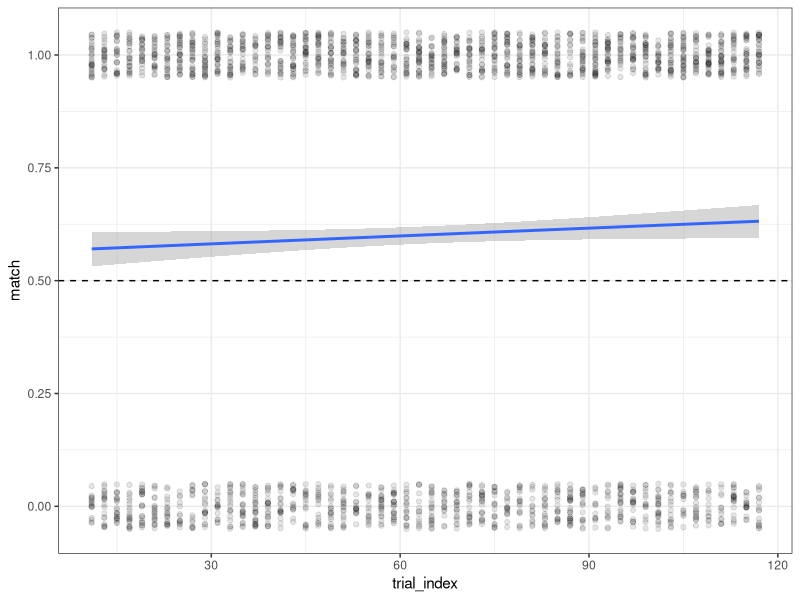
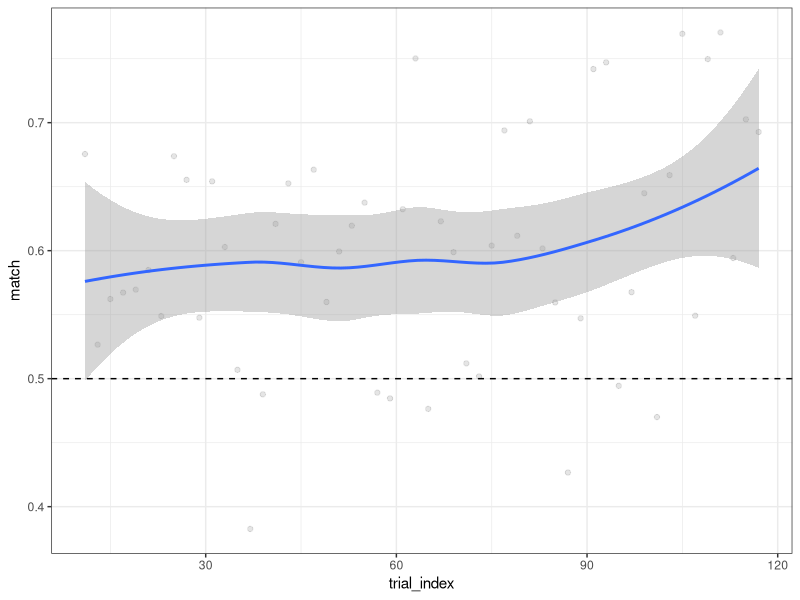
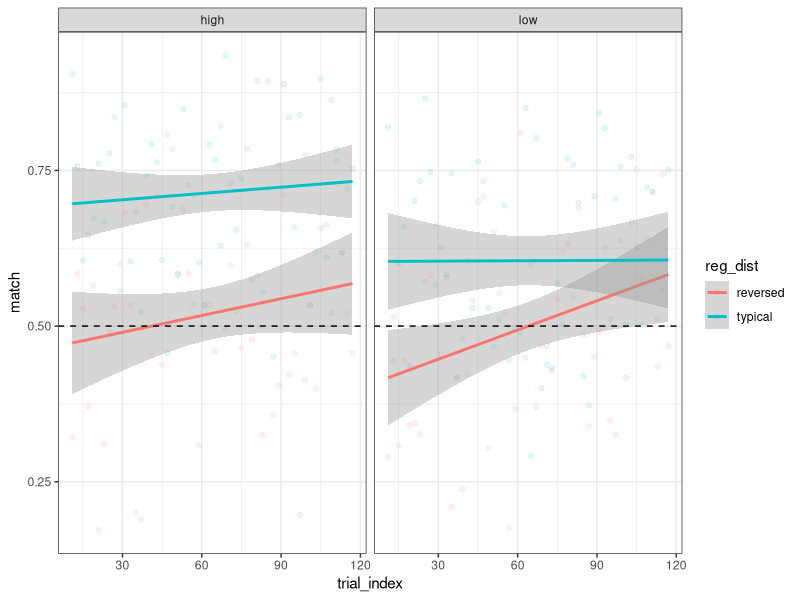
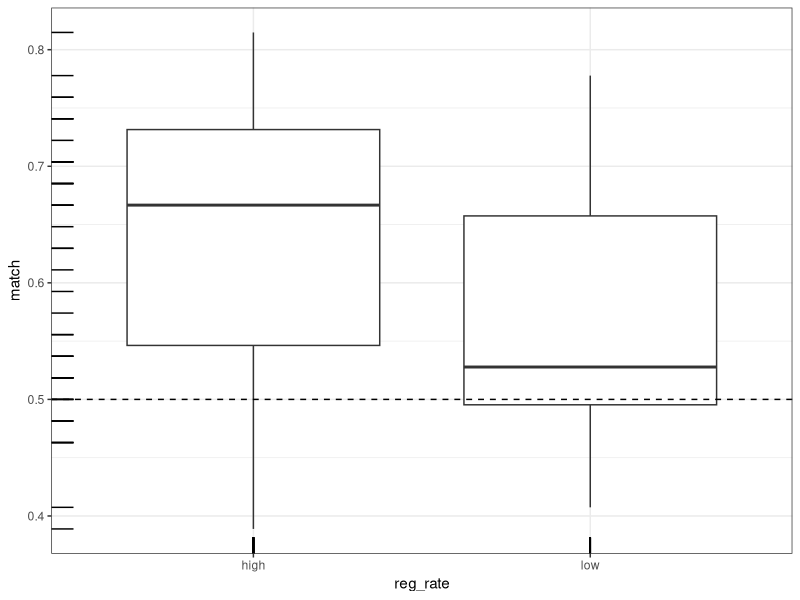
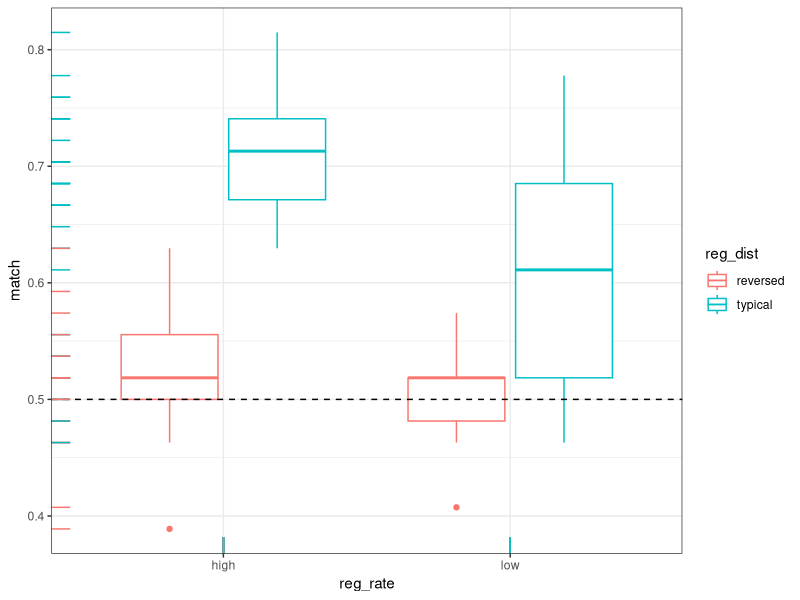
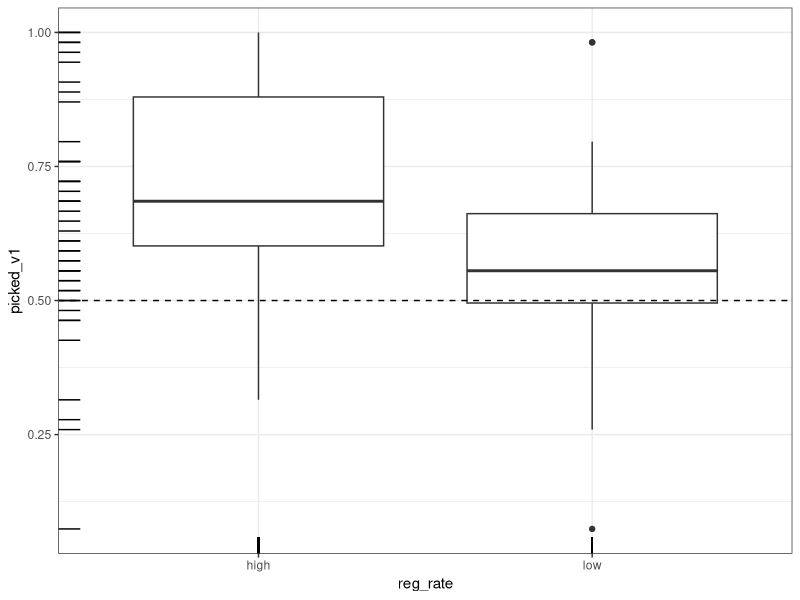
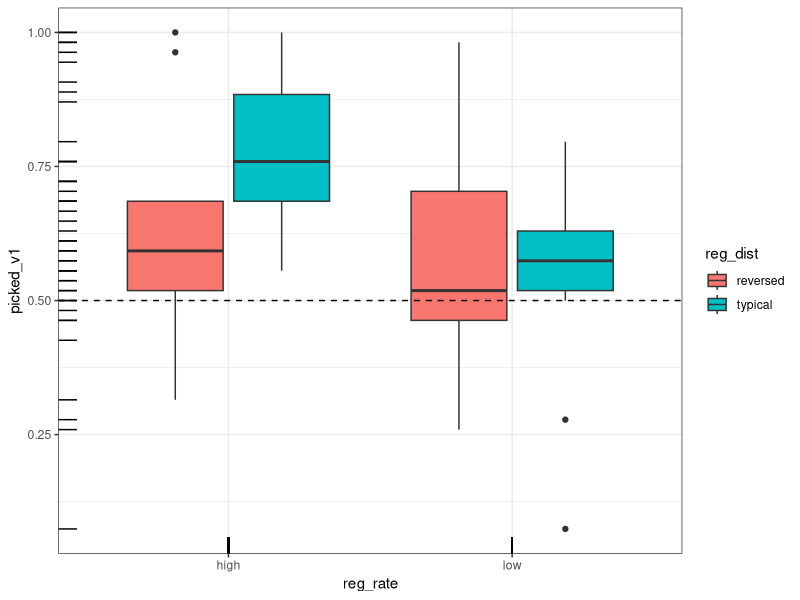
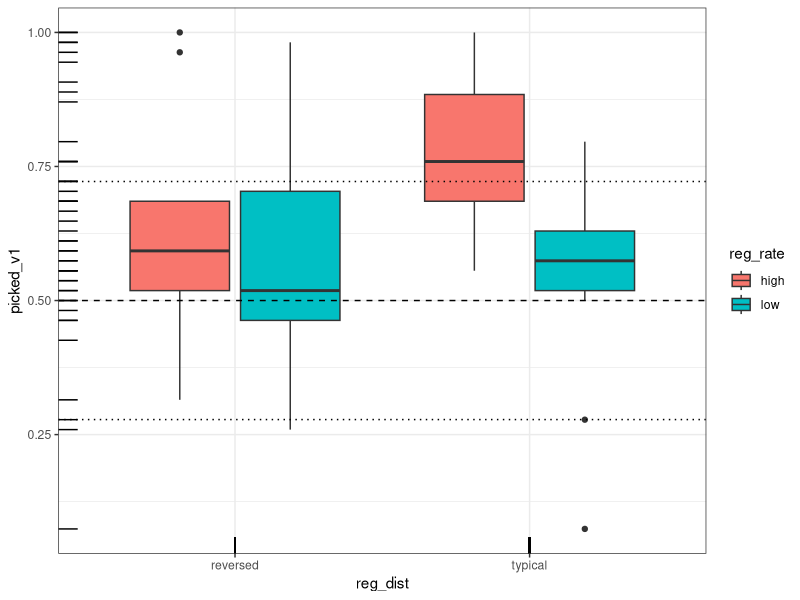

These figures' R source, in order:
setwd('~/Github/Racz2024/')
library(tidyverse)

d = read_tsv('exp_data/esp/esp_master.tsv')
b = read_tsv('exp_data/baseline/baseline_tidy_proc.tsv')  

# wrangling

d = b %>% 
  select(base,log_odds) %>% 
  rename(baseline_log_odds = log_odds) %>% 
  right_join(d)

posttest = d %>% 
  filter(trial_kind == 'posttest trial') %>% 
  mutate(
    reg_rate = fct_relevel(reg_rate, 'high'),
    reg_dist = fct_relevel(reg_dist, 'typical')
  )

#################################################
# esp

d %>% 
  filter(trial_kind == 'esp trial') %>%
  mutate(match = as.double(esp_match)) %>% 
  ggplot(aes(trial_index, match)) +
  geom_jitter(width = .01, height = .05, alpha = .1) +
  geom_smooth(method = glm, method.args= list(family="binomial")) +
  theme_bw() +
  geom_hline(yintercept = 0.5, lty = 2)

d %>% 
  filter(trial_kind == 'esp trial') %>%
  group_by(trial_index) %>% 
  summarise(match = mean(esp_match)) %>% 
  ggplot(aes(trial_index, match)) +
  geom_jitter(width = .01, height = .05, alpha = .1) +
  geom_smooth() +
  theme_bw() +
  geom_hline(yintercept = 0.5, lty = 2)

d %>% 
  filter(trial_kind == 'esp trial') %>%
  group_by(trial_index,reg_rate,reg_dist) %>% 
  summarise(match = mean(esp_match)) %>% 
  ggplot(aes(trial_index, match, colour = reg_dist)) +
  geom_jitter(width = .01, height = .05, alpha = .1) +
  geom_smooth(method = 'lm') +
  theme_bw() +
  facet_wrap( ~ reg_rate) +
  geom_hline(yintercept = 0.5, lty = 2)

d %>% 
  filter(trial_kind == 'esp trial') %>%
  group_by(part_id,reg_rate) %>% 
  summarise(match = mean(esp_match)) %>% 
  ggplot(aes(reg_rate,match)) +
  geom_boxplot() +
  theme_bw() +
  geom_hline(yintercept = 0.5, lty = 2) +
  geom_rug()

d %>% 
  filter(trial_kind == 'esp trial') %>%
  group_by(part_id,reg_rate,reg_dist) %>% 
  summarise(match = mean(esp_match)) %>% 
  ggplot(aes(reg_rate,match, colour = reg_dist)) +
  geom_boxplot() +
  theme_bw() +
  geom_hline(yintercept = 0.5, lty = 2) +
  geom_rug()

# posttest

d %>% 
  filter(trial_kind == 'posttest trial') %>%
  group_by(part_id,reg_rate) %>% 
  summarise(picked_v1 = mean(picked_v1)) %>% 
  ggplot(aes(reg_rate,picked_v1)) +
  geom_boxplot() +
  theme_bw() +
  geom_hline(yintercept = 0.5, lty = 2) +
  geom_rug()

d %>% 
  filter(trial_kind == 'posttest trial') %>%
  group_by(part_id,reg_rate,reg_dist) %>% 
  summarise(picked_v1 = mean(picked_v1)) %>% 
  ggplot(aes(reg_rate,picked_v1,fill = reg_dist)) +
  geom_boxplot() +
  theme_bw() +
  geom_hline(yintercept = 0.5, lty = 2) +
  geom_rug()

d %>% 
  filter(trial_kind == 'posttest trial') %>%
  group_by(part_id,reg_rate,reg_dist) %>% 
  summarise(picked_v1 = mean(picked_v1)) %>% 
  ggplot(aes(reg_dist,picked_v1,fill = reg_rate)) +
  geom_boxplot() +
  theme_bw() +
  geom_hline(yintercept = 0.5, lty = 2) +
  geom_hline(yintercept = c(.278,.722), lty = 3) +
  geom_rug()

d %>% 
  filter(trial_kind == 'esp trial') %>%
  group_by(part_id,reg_rate,reg_dist) %>% 
  summarise(esp_v1 = mean(esp_v1)) %>% 
  ggplot(aes(reg_rate,esp_v1,fill = reg_dist)) +
  geom_boxplot() +
  theme_bw()

# something something specific picks in esp?
d %>% 
  filter(trial_kind == 'esp trial') %>%
  ggplot(aes(trial_index,log_odds,colour = esp_v1)) +
  geom_point() +
  theme_bw() +
  facet_wrap(~ reg_rate + reg_dist)

d %>% 
  filter(trial_kind == 'esp trial') %>%
  mutate(word = fct_reorder(base,log_odds)) %>% 
  ggplot(aes(word,log_odds,colour = esp_v1)) +
  geom_point() +
  theme_bw() +
  facet_wrap(~ reg_rate + reg_dist)

d %>% 
  filter(trial_kind == 'esp trial') %>%
  mutate(word = fct_reorder(base, log_odds)) %>% 
  group_by(word,reg_rate,reg_dist) %>% 
  summarise(
    mean_part = mean(picked_v1),
    mean_robot = mean(esp_v1)
  ) %>% 
  ggplot(aes(mean_part,mean_robot)) +
  geom_jitter(width = .01, height = .05) +
  geom_smooth() +
  theme_bw() +
  facet_wrap(~ reg_rate + reg_dist)

ptsd = posttest %>% 
  count(base,reg_dist,reg_rate,baseline_log_odds,picked_v1) %>% 
  pivot_wider(id_cols = c(base,reg_dist,reg_rate,baseline_log_odds), names_from = picked_v1, values_from = n) %>% 
  mutate(
    post_test_log_odds = log((`TRUE`+1)/(`FALSE`+1))
  ) %>% 
  select(-`FALSE`,-`TRUE`) %>% 
  mutate(
    above_zero = case_when(
      baseline_log_odds >= 0 ~ 'above zero',
      baseline_log_odds < 0 ~ 'below zero',
      ),
    diff = baseline_log_odds - post_test_log_odds,
    diff_val = case_when(
      diff >= 0 ~ 'negative',
      diff < 0 ~ 'positive',
    )
         ) %>% 
  pivot_longer(-c(base,reg_dist,reg_rate,diff,diff_val,above_zero))

library(ggthemes)
ptsd %>% 
  ggplot(aes(name,value,group = base,colour = diff_val)) +
  geom_line() +
  theme_bw() +
  facet_wrap( ~ reg_dist + reg_rate + above_zero, nrow = 2) +
  scale_colour_colorblind()
